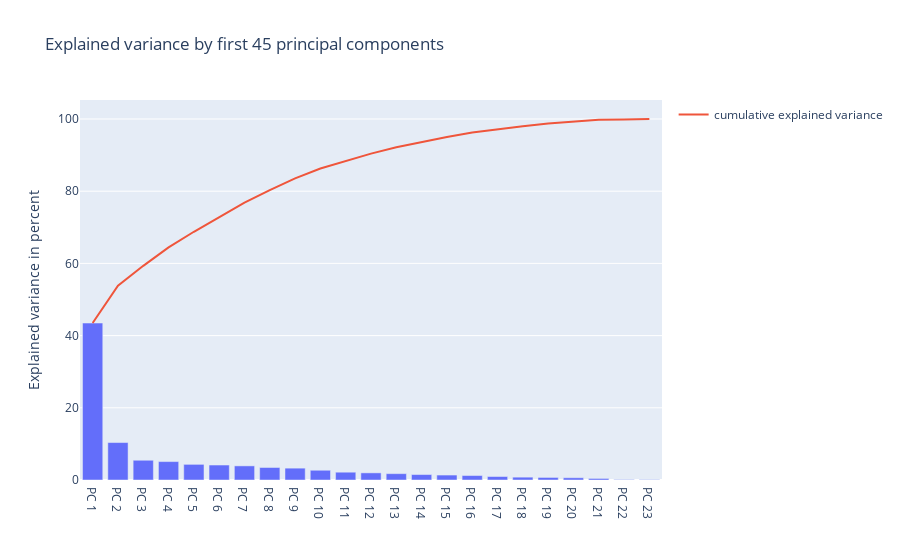

Notebook cell for this chart:
### Code cell
#There are 23 components all together. We can see that the early components (0-40) describe variation across all
#the stocks (red spots in top left corner). It also appears that the variation represented by the later components
#is more distributed.

# The total variability in the system is now represented by the 90 components,
# (as opposed to the 1520 dimensions in the original dataset). 
# The eigenvalues can be used to describe how much variance is explained by each component, 
#(i.e. how the varaiance is distributed across our PC's).

tot = sum(eig_vals)
var_exp = [(i / tot)*100 for i in sorted(eig_vals, reverse=True)]
cum_var_exp = np.cumsum(var_exp)

trace1 = Bar(
        x=['PC %s' %i for i in range(1,45)],
        y=var_exp,
        showlegend=False)

trace2 = Scatter(
        x=['PC %s' %i for i in range(1,45)], 
        y=cum_var_exp,
        name='cumulative explained variance')

data = Data([trace1, trace2])

layout=Layout(
        yaxis=YAxis(title='Explained variance in percent'),
        title='Explained variance by first %s principal components' % 45)

fig = Figure(data=data, layout=layout)
iplot(fig)

### Figure 1 — Plotly figure (JSON) as saved in the notebook; plotly's stock layout.template omitted (floating-point values rounded to 4 significant figures)
{"data": [{"showlegend": false, "type": "bar", "x": ["PC 1", "PC 2", "PC 3", "PC 4", "PC 5", "PC 6", "PC 7", "PC 8", "PC 9", "PC 10", "PC 11", "PC 12", "PC 13", "PC 14", "PC 15", "PC 16", "PC 17", "PC 18", "PC 19", "PC 20", "PC 21", "PC 22", "PC 23", "PC 24", "PC 25", "PC 26", "PC 27", "PC 28", "PC 29", "PC 30", "PC 31", "PC 32", "PC 33", "PC 34", "PC 35", "PC 36", "PC 37", "PC 38", "PC 39", "PC 40", "PC 41", "PC 42", "PC 43", "PC 44"], "y": [43.48, 10.38, 5.471, 5.103, 4.332, 4.147, 3.912, 3.467, 3.282, 2.701, 2.16, 1.975, 1.757, 1.508, 1.368, 1.236, 0.9588, 0.7834, 0.705, 0.6236, 0.4294, 0.1228, 0.1041]}, {"name": "cumulative explained variance", "type": "scatter", "x": ["PC 1", "PC 2", "PC 3", "PC 4", "PC 5", "PC 6", "PC 7", "PC 8", "PC 9", "PC 10", "PC 11", "PC 12", "PC 13", "PC 14", "PC 15", "PC 16", "PC 17", "PC 18", "PC 19", "PC 20", "PC 21", "PC 22", "PC 23", "PC 24", "PC 25", "PC 26", "PC 27", "PC 28", "PC 29", "PC 30", "PC 31", "PC 32", "PC 33", "PC 34", "PC 35", "PC 36", "PC 37", "PC 38", "PC 39", "PC 40", "PC 41", "PC 42", "PC 43", "PC 44"], "y": [43.48, 53.85, 59.33, 64.43, 68.76, 72.91, 76.82, 80.29, 83.57, 86.27, 88.43, 90.4, 92.16, 93.67, 95.04, 96.27, 97.23, 98.02, 98.72, 99.34, 99.77, 99.9, 100.0]}], "layout": {"title": {"text": "Explained variance by first 45 principal components"}, "yaxis": {"title": {"text": "Explained variance in percent"}}}}
